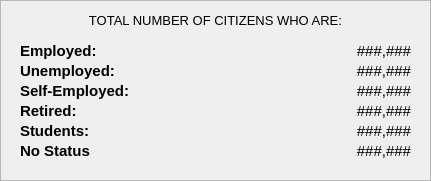
    <widget class="QFrame" name="demo_framePopulationOverview_4">
     <property name="geometry">
      <rect>
       <x>450</x>
       <y>300</y>
       <width>431</width>
       <height>181</height>
      </rect>
     </property>
     <property name="styleSheet">
      <string notr="true">#demo_framePopulationOverview{
	background-color: #fcfcfc;
}</string>
     </property>
     <property name="frameShape">
      <enum>QFrame::Shape::StyledPanel</enum>
     </property>
     <property name="frameShadow">
      <enum>QFrame::Shadow::Raised</enum>
     </property>
     <widget class="QLabel" name="demo_TotalSeniors_4">
      <property name="geometry">
       <rect>
        <x>250</x>
        <y>140</y>
        <width>161</width>
        <height>21</height>
       </rect>
      </property>
      <property name="font">
       <font>
        <family>Arial</family>
        <pointsize>11</pointsize>
        <bold>false</bold>
       </font>
      </property>
      <property name="styleSheet">
       <string notr="true">#demo_TotalSeniors {
	background-color: transparent;
	color: #4f4f4f;
}
</string>
      </property>
      <property name="text">
       <string>###,###</string>
      </property>
      <property name="alignment">
       <set>Qt::AlignmentFlag::AlignRight|Qt::AlignmentFlag::AlignTrailing|Qt::AlignmentFlag::AlignVCenter</set>
      </property>
     </widget>
     <widget class="QLabel" name="demo_TotalMinors_4">
      <property name="geometry">
       <rect>
        <x>250</x>
        <y>60</y>
        <width>161</width>
        <height>21</height>
       </rect>
      </property>
      <property name="font">
       <font>
        <family>Arial</family>
        <pointsize>11</pointsize>
        <bold>false</bold>
       </font>
      </property>
      <property name="styleSheet">
       <string notr="true">#demo_TotalMinors {
	background-color: transparent;
	color: #4f4f4f;
}
</string>
      </property>
      <property name="text">
       <string>###,###</string>
      </property>
      <property name="alignment">
       <set>Qt::AlignmentFlag::AlignRight|Qt::AlignmentFlag::AlignTrailing|Qt::AlignmentFlag::AlignVCenter</set>
      </property>
     </widget>
     <widget class="QLabel" name="demo_labelTotalAdult_4">
      <property name="geometry">
       <rect>
        <x>20</x>
        <y>100</y>
        <width>231</width>
        <height>21</height>
       </rect>
      </property>
      <property name="font">
       <font>
        <family>Arial</family>
        <pointsize>11</pointsize>
        <bold>true</bold>
       </font>
      </property>
      <property name="styleSheet">
       <string notr="true">#demo_labelTotalAdult {
	background-color: transparent;
	color: #4f4f4f;
}
</string>
      </property>
      <property name="text">
       <string>Retired:</string>
      </property>
      <property name="alignment">
       <set>Qt::AlignmentFlag::AlignLeading|Qt::AlignmentFlag::AlignLeft|Qt::AlignmentFlag::AlignVCenter</set>
      </property>
     </widget>
     <widget class="QLabel" name="demo_labelTotalYoungAdults_4">
      <property name="geometry">
       <rect>
        <x>20</x>
        <y>80</y>
        <width>231</width>
        <height>21</height>
       </rect>
      </property>
      <property name="font">
       <font>
        <family>Arial</family>
        <pointsize>11</pointsize>
        <bold>true</bold>
       </font>
      </property>
      <property name="styleSheet">
       <string notr="true">#demo_labelTotalYoungAdults {
	background-color: transparent;
	color: #4f4f4f;
}
</string>
      </property>
      <property name="text">
       <string>Self-Employed:</string>
      </property>
      <property name="alignment">
       <set>Qt::AlignmentFlag::AlignLeading|Qt::AlignmentFlag::AlignLeft|Qt::AlignmentFlag::AlignVCenter</set>
      </property>
     </widget>
     <widget class="QLabel" name="demo_TotalChild_4">
      <property name="geometry">
       <rect>
        <x>250</x>
        <y>40</y>
        <width>161</width>
        <height>21</height>
       </rect>
      </property>
      <property name="font">
       <font>
        <family>Arial</family>
        <pointsize>11</pointsize>
        <bold>false</bold>
       </font>
      </property>
      <property name="styleSheet">
       <string notr="true">#demo_TotalChild {
	background-color: transparent;
	color: #4f4f4f;
}
</string>
      </property>
      <property name="text">
       <string>###,###</string>
      </property>
      <property name="alignment">
       <set>Qt::AlignmentFlag::AlignRight|Qt::AlignmentFlag::AlignTrailing|Qt::AlignmentFlag::AlignVCenter</set>
      </property>
     </widget>
     <widget class="QLabel" name="demo_labelTotalSeniors_4">
      <property name="geometry">
       <rect>
        <x>20</x>
        <y>140</y>
        <width>231</width>
        <height>21</height>
       </rect>
      </property>
      <property name="font">
       <font>
        <family>Arial</family>
        <pointsize>11</pointsize>
        <bold>true</bold>
       </font>
      </property>
      <property name="styleSheet">
       <string notr="true">#demo_labelTotalSeniors {
	background-color: transparent;
	color: #4f4f4f;
}
</string>
      </property>
      <property name="text">
       <string>No Status</string>
      </property>
      <property name="alignment">
       <set>Qt::AlignmentFlag::AlignLeading|Qt::AlignmentFlag::AlignLeft|Qt::AlignmentFlag::AlignVCenter</set>
      </property>
     </widget>
     <widget class="QLabel" name="demo_TotalMiddleAges_4">
      <property name="geometry">
       <rect>
        <x>250</x>
        <y>120</y>
        <width>161</width>
        <height>21</height>
       </rect>
      </property>
      <property name="font">
       <font>
        <family>Arial</family>
        <pointsize>11</pointsize>
        <bold>false</bold>
       </font>
      </property>
      <property name="styleSheet">
       <string notr="true">#demo_TotalMiddleAges {
	background-color: transparent;
	color: #4f4f4f;
}
</string>
      </property>
      <property name="text">
       <string>###,###</string>
      </property>
      <property name="alignment">
       <set>Qt::AlignmentFlag::AlignRight|Qt::AlignmentFlag::AlignTrailing|Qt::AlignmentFlag::AlignVCenter</set>
      </property>
     </widget>
     <widget class="QLabel" name="demo_labelTotalMiddleAges_4">
      <property name="geometry">
       <rect>
        <x>20</x>
        <y>120</y>
        <width>231</width>
        <height>21</height>
       </rect>
      </property>
      <property name="font">
       <font>
        <family>Arial</family>
        <pointsize>11</pointsize>
        <bold>true</bold>
       </font>
      </property>
      <property name="styleSheet">
       <string notr="true">#demo_labelTotalMiddleAges {
	background-color: transparent;
	color: #4f4f4f;
}
</string>
      </property>
      <property name="text">
       <string>Students:</string>
      </property>
      <property name="alignment">
       <set>Qt::AlignmentFlag::AlignLeading|Qt::AlignmentFlag::AlignLeft|Qt::AlignmentFlag::AlignVCenter</set>
      </property>
     </widget>
     <widget class="QLabel" name="demo_labelTotalChild_4">
      <property name="geometry">
       <rect>
        <x>20</x>
        <y>40</y>
        <width>231</width>
        <height>21</height>
       </rect>
      </property>
      <property name="font">
       <font>
        <family>Arial</family>
        <pointsize>11</pointsize>
        <bold>true</bold>
       </font>
      </property>
      <property name="styleSheet">
       <string notr="true">#demo_labelTotalChild {
	background-color: transparent;
	color: #4f4f4f;
}
</string>
      </property>
      <property name="text">
       <string>Employed:</string>
      </property>
      <property name="alignment">
       <set>Qt::AlignmentFlag::AlignLeading|Qt::AlignmentFlag::AlignLeft|Qt::AlignmentFlag::AlignVCenter</set>
      </property>
     </widget>
     <widget class="QLabel" name="demo_labelTotalMinors_4">
      <property name="geometry">
       <rect>
        <x>20</x>
        <y>60</y>
        <width>231</width>
        <height>21</height>
       </rect>
      </property>
      <property name="font">
       <font>
        <family>Arial</family>
        <pointsize>11</pointsize>
        <bold>true</bold>
       </font>
      </property>
      <property name="styleSheet">
       <string notr="true">#demo_labelTotalMinors {
	background-color: transparent;
	color: #4f4f4f;
}
</string>
      </property>
      <property name="text">
       <string>Unemployed:</string>
      </property>
      <property name="alignment">
       <set>Qt::AlignmentFlag::AlignLeading|Qt::AlignmentFlag::AlignLeft|Qt::AlignmentFlag::AlignVCenter</set>
      </property>
     </widget>
     <widget class="QLabel" name="demo_TotalYoungAdults_4">
      <property name="geometry">
       <rect>
        <x>250</x>
        <y>80</y>
        <width>161</width>
        <height>21</height>
       </rect>
      </property>
      <property name="font">
       <font>
        <family>Arial</family>
        <pointsize>11</pointsize>
        <bold>false</bold>
       </font>
      </property>
      <property name="styleSheet">
       <string notr="true">#demo_TotalYoungAdults {
	background-color: transparent;
	color: #4f4f4f;
}
</string>
      </property>
      <property name="text">
       <string>###,###</string>
      </property>
      <property name="alignment">
       <set>Qt::AlignmentFlag::AlignRight|Qt::AlignmentFlag::AlignTrailing|Qt::AlignmentFlag::AlignVCenter</set>
      </property>
     </widget>
     <widget class="QLabel" name="demo_TotalAdults_4">
      <property name="geometry">
       <rect>
        <x>250</x>
        <y>100</y>
        <width>161</width>
        <height>21</height>
       </rect>
      </property>
      <property name="font">
       <font>
        <family>Arial</family>
        <pointsize>11</pointsize>
        <bold>false</bold>
       </font>
      </property>
      <property name="styleSheet">
       <string notr="true">#demo_TotalAdults {
	background-color: transparent;
	color: #4f4f4f;
}
</string>
      </property>
      <property name="text">
       <string>###,###</string>
      </property>
      <property name="alignment">
       <set>Qt::AlignmentFlag::AlignRight|Qt::AlignmentFlag::AlignTrailing|Qt::AlignmentFlag::AlignVCenter</set>
      </property>
     </widget>
     <widget class="QLabel" name="label_desc2_4">
      <property name="geometry">
       <rect>
        <x>0</x>
        <y>10</y>
        <width>431</width>
        <height>20</height>
       </rect>
      </property>
      <property name="font">
       <font>
        <family>Arial</family>
        <pointsize>10</pointsize>
       </font>
      </property>
      <property name="styleSheet">
       <string notr="true">#label_desc2{
	color: #969696;
}</string>
      </property>
      <property name="text">
       <string>TOTAL NUMBER OF CITIZENS WHO ARE:</string>
      </property>
      <property name="alignment">
       <set>Qt::AlignmentFlag::AlignCenter</set>
      </property>
     </widget>
    </widget>
